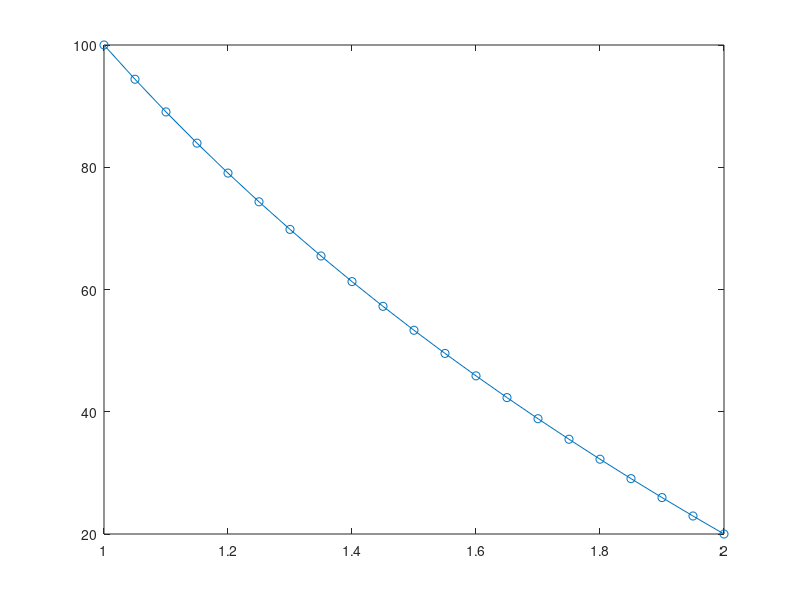

Write MATLAB code to recreate this figure.
clear
close all
clc


##----------------------------------FUNCTION DEFINATIONS-------------------------##

function x = GetNodePoints(n,end_point,starting_point)
  for i = 1:n
    x(i) = (end_point-starting_point) * (i-1)/(n-1) + starting_point;
  end
endfunction

function icon = GetConnectivityMatrix(n)
  for i=1:n
    icon(i,1) = i;
    icon(i,2) = i+1;
  end
endfunction

function [kg, fg] = InitializeForceStiffnessMatrices(n)
  kg = zeros(n,n);
  fg = zeros(n,1);
endfunction

function [wgp,egp] = InitializeGaussPoints
  wgp = [1 1];
  egp = [-1 1]/sqrt(3);
endfunction

function u = GetDisplacementVector(kg,fg)
  u = inv(kg)*fg;
endfunction

function xx = GetNodePointsAssociatedWithElement(icon,element,approximation)
  for i = 1:(approximation+1)
    xx(i) = icon(element,i);
  end
endfunction

function [xx,Nmat,Bmat] = GetShapeFunctionLinearApproximation(x,n,gaussPoint)
  xx = (x(n(1))+x(n(end)))/2 + (x(n(1))-x(n(end)))/2 * gaussPoint;
  Bmat = [-1/(x(n(2))-x(n(1)))   1/(x(n(2))-x(n(1)))];
  Nmat = [(x(n(2))-xx)/(x(n(2))-x(n(1)))    (xx-x(n(1)))/(x(n(2))-x(n(1)))];
endfunction

function [kg,fg] = BoundaryConditionProcessOfElimination(kg,fg,ibc,bc)
  fg = fg - kg(:,ibc)*bc;
  fg(ibc) = bc;
  kg(:,ibc) = 0;
  kg(ibc,:) = 0;
  kg(ibc , ibc) = 1;
endfunction

function iv = GetAssemblyVector(n)
  for i = 1:length(n)
    iv(i) = n(i);
  end
endfunction

##------------------------------------------------------------------------------##

function rootMeanSquare = GetRootMeanSquareErrorInDisplacement(x,u,n)
  rootMeanSquare = 0;
  for i = 1:n
    y(i) = ((401 - x(i)*x(i))*log(2) - 317*log(x(i)))/log(16);
    rootMeanSquare+=(u(i) - y(i))*(u(i) - y(i));
  end
  rootMeanSquare = sqrt(rootMeanSquare/n);
  analytical_temperature = y'
endfunction

##--------------------------------MAIN FUNCTION---------------------------------##

numberOfElements = 20;
numberOfNodes = numberOfElements + 1;

x = GetNodePoints(numberOfNodes,2,1)

connectivityMatrix = GetConnectivityMatrix(numberOfElements);

[weightOfGaussPoints,gaussPoints] = InitializeGaussPoints();

[globalStiffnessMatrix , forceVector] = InitializeForceStiffnessMatrices(numberOfNodes);


for element = 1:numberOfElements
  n = GetNodePointsAssociatedWithElement(connectivityMatrix,element,1);
  [kloc,floc] = InitializeForceStiffnessMatrices(2);
  for igp = 1:length(weightOfGaussPoints)
    [xx,Nmat,Bmat] = GetShapeFunctionLinearApproximation(x,n,gaussPoints(igp));
    kloc = kloc + (Bmat'*Bmat*xx) * (x(n(end))-x(n(1)))/2 * weightOfGaussPoints(igp);
    floc = floc + xx*Nmat'*(x(n(end))-x(n(1)))/2 * weightOfGaussPoints(igp);
  end
  iv = GetAssemblyVector(n);
  forceVector(iv) = forceVector(iv) + floc;
  globalStiffnessMatrix(iv,iv) = globalStiffnessMatrix(iv,iv) + kloc;
end
forceVector(end) = 725.117;
[globalStiffnessMatrix,forceVector] = BoundaryConditionProcessOfElimination(globalStiffnessMatrix,forceVector,1,100);
[globalStiffnessMatrix,forceVector] = BoundaryConditionProcessOfElimination(globalStiffnessMatrix,forceVector,numberOfNodes,20);
numerical_temperature = GetDisplacementVector(globalStiffnessMatrix,forceVector)
rootMeanSquare = GetRootMeanSquareErrorInDisplacement(x,numerical_temperature,numberOfNodes)
plot(x,numerical_temperature,'-o')
  ##--------------------------------------------------------------------------------##



